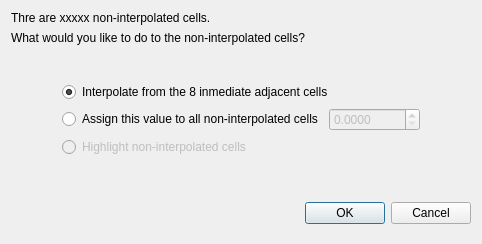
<?xml version="1.0" encoding="UTF-8"?>
<ui version="4.0">
 <class>lidar_options_dlg</class>
 <widget class="QDialog" name="lidar_options_dlg">
  <property name="geometry">
   <rect>
    <x>0</x>
    <y>0</y>
    <width>482</width>
    <height>244</height>
   </rect>
  </property>
  <property name="sizePolicy">
   <sizepolicy hsizetype="Fixed" vsizetype="Fixed">
    <horstretch>0</horstretch>
    <verstretch>0</verstretch>
   </sizepolicy>
  </property>
  <property name="windowTitle">
   <string>LIDAR Post-interpolation Options</string>
  </property>
  <layout class="QGridLayout" name="gridLayout_4">
   <item row="0" column="0" colspan="3">
    <layout class="QGridLayout" name="gridLayout_5">
     <item row="0" column="0">
      <widget class="QLabel" name="label">
       <property name="sizePolicy">
        <sizepolicy hsizetype="Preferred" vsizetype="Preferred">
         <horstretch>0</horstretch>
         <verstretch>0</verstretch>
        </sizepolicy>
       </property>
       <property name="text">
        <string>&lt;html&gt;&lt;head/&gt;&lt;body&gt;&lt;p&gt;Thre are xxxxx non-interpolated cells.&lt;/p&gt;&lt;/body&gt;&lt;/html&gt;</string>
       </property>
       <property name="wordWrap">
        <bool>true</bool>
       </property>
      </widget>
     </item>
     <item row="1" column="0">
      <widget class="QLabel" name="label_2">
       <property name="text">
        <string>&lt;html&gt;&lt;head/&gt;&lt;body&gt;&lt;p&gt;What would you like to do to the non-interpolated cells?&lt;/p&gt;&lt;/body&gt;&lt;/html&gt;</string>
       </property>
      </widget>
     </item>
    </layout>
   </item>
   <item row="1" column="0" colspan="3">
    <spacer name="verticalSpacer_2">
     <property name="orientation">
      <enum>Qt::Vertical</enum>
     </property>
     <property name="sizeHint" stdset="0">
      <size>
       <width>434</width>
       <height>25</height>
      </size>
     </property>
    </spacer>
   </item>
   <item row="2" column="0">
    <spacer name="horizontalSpacer">
     <property name="orientation">
      <enum>Qt::Horizontal</enum>
     </property>
     <property name="sizeHint" stdset="0">
      <size>
       <width>40</width>
       <height>20</height>
      </size>
     </property>
    </spacer>
   </item>
   <item row="2" column="1">
    <layout class="QGridLayout" name="gridLayout_2">
     <item row="1" column="0">
      <layout class="QGridLayout" name="gridLayout">
       <item row="0" column="0">
        <widget class="QRadioButton" name="assign_radio">
         <property name="text">
          <string>Assign this value to all non-interpolated cells</string>
         </property>
        </widget>
       </item>
       <item row="0" column="1">
        <widget class="QDoubleSpinBox" name="non_interpolated_value_dbox">
         <property name="enabled">
          <bool>false</bool>
         </property>
         <property name="decimals">
          <number>4</number>
         </property>
         <property name="maximum">
          <double>10000.000000000000000</double>
         </property>
        </widget>
       </item>
      </layout>
     </item>
     <item row="2" column="0">
      <widget class="QRadioButton" name="highlight_radio">
       <property name="enabled">
        <bool>false</bool>
       </property>
       <property name="text">
        <string>Highlight non-interpolated cells</string>
       </property>
      </widget>
     </item>
     <item row="0" column="0">
      <widget class="QRadioButton" name="interpolate_radio">
       <property name="text">
        <string>Interpolate from the 8 inmediate adjacent cells</string>
       </property>
       <property name="checked">
        <bool>true</bool>
       </property>
      </widget>
     </item>
    </layout>
   </item>
   <item row="2" column="2">
    <spacer name="horizontalSpacer_2">
     <property name="orientation">
      <enum>Qt::Horizontal</enum>
     </property>
     <property name="sizeHint" stdset="0">
      <size>
       <width>40</width>
       <height>20</height>
      </size>
     </property>
    </spacer>
   </item>
   <item row="3" column="0" colspan="3">
    <spacer name="verticalSpacer_3">
     <property name="orientation">
      <enum>Qt::Vertical</enum>
     </property>
     <property name="sizeHint" stdset="0">
      <size>
       <width>430</width>
       <height>24</height>
      </size>
     </property>
    </spacer>
   </item>
   <item row="4" column="1" colspan="2">
    <layout class="QGridLayout" name="gridLayout_3">
     <item row="0" column="1">
      <widget class="QDialogButtonBox" name="buttonBox">
       <property name="orientation">
        <enum>Qt::Horizontal</enum>
       </property>
       <property name="standardButtons">
        <set>QDialogButtonBox::Cancel|QDialogButtonBox::Ok</set>
       </property>
      </widget>
     </item>
     <item row="0" column="0">
      <spacer name="verticalSpacer">
       <property name="orientation">
        <enum>Qt::Vertical</enum>
       </property>
       <property name="sizeHint" stdset="0">
        <size>
         <width>190</width>
         <height>40</height>
        </size>
       </property>
      </spacer>
     </item>
    </layout>
   </item>
  </layout>
 </widget>
 <resources/>
 <connections>
  <connection>
   <sender>buttonBox</sender>
   <signal>accepted()</signal>
   <receiver>lidar_options_dlg</receiver>
   <slot>accept()</slot>
   <hints>
    <hint type="sourcelabel">
     <x>248</x>
     <y>254</y>
    </hint>
    <hint type="destinationlabel">
     <x>157</x>
     <y>274</y>
    </hint>
   </hints>
  </connection>
  <connection>
   <sender>buttonBox</sender>
   <signal>rejected()</signal>
   <receiver>lidar_options_dlg</receiver>
   <slot>reject()</slot>
   <hints>
    <hint type="sourcelabel">
     <x>316</x>
     <y>260</y>
    </hint>
    <hint type="destinationlabel">
     <x>286</x>
     <y>274</y>
    </hint>
   </hints>
  </connection>
 </connections>
</ui>
